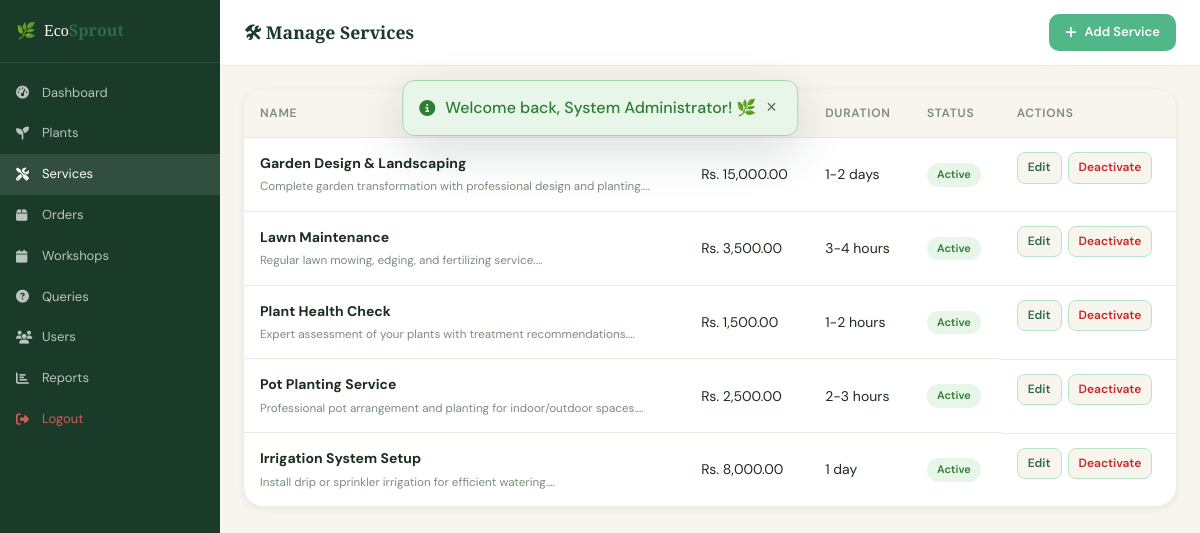
Screenshot of /admin/services.php (signed in) with the database file from the repository.
### tables this page shows
CREATE TABLE services (
    id INT AUTO_INCREMENT PRIMARY KEY,
    name VARCHAR(150) NOT NULL,
    description TEXT,
    price DECIMAL(10,2),
    duration VARCHAR(50),
    image VARCHAR(255),
    is_active TINYINT(1) DEFAULT 1,
    created_at TIMESTAMP DEFAULT CURRENT_TIMESTAMP
);

### includes/config.php (called while the page is built, shortened)
<?php
function isAdmin() {
    return isset($_SESSION['role']) && $_SESSION['role'] === 'admin';
}
function getFlash() {
    if (isset($_SESSION['flash'])) {
        $flash = $_SESSION['flash'];
        return $flash;
    }
    return null;
}
function formatPrice($price) {
    return 'Rs. ' . number_format((float)$price, 2);
}
?>

### admin/services.php (the view, shortened to what this page needs)
<?php
require_once '../includes/config.php';
$services = $conn->query("SELECT * FROM services ORDER BY created_at DESC");
?>
<!DOCTYPE html>
<html lang="en">
<head>
    <link rel="stylesheet" href="https://cdnjs.cloudflare.com/ajax/libs/font-awesome/6.5.0/css/all.min.css">
    <link rel="stylesheet" href="<?= SITE_URL ?>/css/style.css">
</head>
<body>
<?php $flash = getFlash(); if ($flash): ?>
<div class="flash-message flash-<?= $flash['type'] ?>" id="flashMsg" style="z-index:9999;"><i class="fas fa-info-circle"></i> <?= htmlspecialchars($flash['message']) ?><button onclick="document.getElementById('flashMsg').remove()" class="flash-close">&times;</button></div>
<?php endif; ?>
<div class="admin-wrap">
    <aside class="adm-sidebar">
        <div class="logo"><div style="display:flex;align-items:center;gap:8px;"><span>🌿</span><span class="logo-text">Eco<strong>Sprout</strong></span></div></div>
        <nav class="adm-nav" style="padding:10px 0;">
            <a href="<?= SITE_URL ?>/admin/dashboard.php"><i class="fas fa-tachometer-alt"></i> Dashboard</a>
            <a href="<?= SITE_URL ?>/admin/plants.php"><i class="fas fa-seedling"></i> Plants</a>
            <a href="<?= SITE_URL ?>/admin/services.php" class="active"><i class="fas fa-tools"></i> Services</a>
            <a href="<?= SITE_URL ?>/admin/orders.php"><i class="fas fa-box"></i> Orders</a>
            <a href="<?= SITE_URL ?>/admin/workshops.php"><i class="fas fa-calendar"></i> Workshops</a>
            <a href="<?= SITE_URL ?>/admin/queries.php"><i class="fas fa-question-circle"></i> Queries</a>
            <?php if (isAdmin()): ?><a href="<?= SITE_URL ?>/admin/users.php"><i class="fas fa-users"></i> Users</a><a href="<?= SITE_URL ?>/admin/reports.php"><i class="fas fa-chart-bar"></i> Reports</a><?php endif; ?>
            <a href="<?= SITE_URL ?>/logout.php" style="color:rgba(255,100,100,.8);"><i class="fas fa-sign-out-alt"></i> Logout</a>
        </nav>
    </aside>
    <div class="adm-main">
        <div class="adm-topbar">
            <h2 style="margin:0;font-size:1.1rem;">🛠 Manage Services</h2>
            <a href="<?= SITE_URL ?>/admin/services.php?action=add" class="btn-primary" style="padding:8px 16px;font-size:13px;"><i class="fas fa-plus"></i> Add Service</a>
        </div>
        <div class="adm-content">
            <div style="background:white;border-radius:var(--radius-lg);overflow:hidden;box-shadow:var(--shadow-sm);">
                <table class="data-table">
                    <thead><tr><th>Name</th><th>Price</th><th>Duration</th><th>Status</th><th>Actions</th></tr></thead>
                    <tbody>
                        <?php while ($s = $services->fetch_assoc()): ?>
                        <tr>
                            <td><strong><?= htmlspecialchars($s['name']) ?></strong><br><small style="color:var(--text-light);"><?= htmlspecialchars(substr($s['description'] ?? '', 0, 80)) ?>...</small></td>
                            <td><?= formatPrice($s['price']) ?></td>
                            <td><?= htmlspecialchars($s['duration'] ?? 'Custom') ?></td>
                            <td><span class="badge <?= $s['is_active'] ? 'badge-success' : 'badge-error' ?>"><?= $s['is_active'] ? 'Active' : 'Inactive' ?></span></td>
                            <td style="display:flex;gap:6px;">
                                <a href="<?= SITE_URL ?>/admin/services.php?action=edit&id=<?= $s['id'] ?>" class="btn-view" style="padding:5px 10px;font-size:12px;">Edit</a>
                                <?php if ($s['is_active']): ?><a href="<?= SITE_URL ?>/admin/services.php?delete=<?= $s['id'] ?>" onclick="return confirm('Deactivate this service?')" class="btn-view" style="padding:5px 10px;font-size:12px;color:var(--error);">Deactivate</a><?php endif; ?>
                            </td>
                        </tr>
                        <?php endwhile; ?>
                    </tbody>
                </table>
            </div>
        </div>
    </div>
</div>
</body>
</html>

### css/style.css (style rules this page uses)
:root { --green-dark: #1a3a2a; --green-mid: #2d6a4f; --green-light: #52b788; --green-pale: #b7e4c7; --cream: #f8f4ee; --cream-dark: #ede8df; --brown: #7c5c3c; --brown-light: #c4956a; --gold: #d4a843; --text-dark: #1c2e1c; --text-mid: #4a5e4a; --text-light: #7a8f7a; --white: #ffffff; --error: #c62828; --success: #2e7d32; --warning: #e65100; --shadow-sm: 0 2px 8px rgba(26,58,42,.08); --shadow-md: 0 6px 24px rgba(26,58,42,.12); --shadow-lg: 0 16px 48px rgba(26,58,42,.16); --radius: 12px; --radius-lg: 20px; --transition: all .3s cubic-bezier(.4,0,.2,1); }
*, *::before, *::after { box-sizing: border-box; margin: 0; padding: 0; }
html { scroll-behavior: smooth; }
body { font-family: 'DM Sans', sans-serif; background: var(--cream); color: var(--text-dark); line-height: 1.6; font-size: 16px; }
h1, h2, h3, h4, h5 { font-family: 'Playfair Display', serif; line-height: 1.2; color: var(--green-dark); }
a { color: inherit; text-decoration: none; transition: var(--transition); }
.flash-message { position: fixed; top: 80px; left: 50%; transform: translateX(-50%); z-index: 9999; padding: 14px 20px 14px 16px; border-radius: var(--radius); font-weight: 500; display: flex; align-items: center; gap: 10px; box-shadow: var(--shadow-lg); min-width: 300px; max-width: 500px; animation: slideDown .4s ease; }
.flash-success { background: #e8f5e9; color: var(--success); border: 1px solid #a5d6a7; }
.flash-close { margin-left: auto; background: none; border: none; font-size: 18px; cursor: pointer; opacity: .6; }
.logo-text { font-family: 'Playfair Display', serif; font-size: 22px; color: var(--green-dark); }
.logo-text strong { color: var(--green-mid); }
.btn-primary { display: inline-flex; align-items: center; gap: 8px; padding: 14px 28px; background: var(--green-light); color: white; border-radius: 10px; font-weight: 600; font-size: 15px; border: none; cursor: pointer; transition: var(--transition); }
.btn-view { display: flex; align-items: center; gap: 6px; padding: 8px 14px; background: var(--cream); color: var(--green-mid); border-radius: 8px; font-size: 13px; font-weight: 600; border: 1.5px solid var(--green-pale); cursor: pointer; transition: var(--transition); }
.data-table { width: 100%; border-collapse: collapse; background: white; border-radius: var(--radius); overflow: hidden; box-shadow: var(--shadow-sm); }
.data-table th { padding: 14px 16px; text-align: left; font-size: 12px; font-weight: 600; text-transform: uppercase; letter-spacing: .06em; color: var(--text-light); background: var(--cream); }
.data-table td { padding: 14px 16px; border-top: 1px solid var(--cream-dark); font-size: 14px; vertical-align: middle; }
.badge { display: inline-flex; align-items: center; padding: 3px 10px; border-radius: 50px; font-size: 11px; font-weight: 600; }
.badge-success { background: #e8f5e9; color: var(--success); }

### admin/services.php (style rules this page uses)
body { margin:0 }
.admin-wrap { display:flex;min-height:100vh }
.adm-sidebar { width:220px;background:var(--green-dark);position:fixed;top:0;left:0;bottom:0;z-index:100;overflow-y:auto }
.adm-sidebar .logo { padding:18px 16px;border-bottom:1px solid rgba(255,255,255,.1) }
.adm-sidebar .logo .logo-text { color:white;font-size:16px }
.adm-nav a { display:flex;align-items:center;gap:10px;padding:10px 16px;font-size:13px;color:rgba(255,255,255,.7) }
.adm-nav a:hover,.adm-nav a.active { background:rgba(255,255,255,.1);color:white }
.adm-nav a i { width:16px }
.adm-main { margin-left:220px;flex:1;background:var(--cream) }
.adm-topbar { background:white;padding:14px 24px;border-bottom:1px solid var(--cream-dark);display:flex;align-items:center;justify-content:space-between }
.adm-content { padding:24px }

### rows the page displays
services: name "Garden Design & Landscaping", description "Complete garden transformation with professional design and planting.", price "Rs. 15,000.00", duration "1-2 days", is_active "Active"
services: name "Lawn Maintenance", description "Regular lawn mowing, edging, and fertilizing service.", price "Rs. 3,500.00", duration "3-4 hours", is_active "Active"
services: name "Plant Health Check", description "Expert assessment of your plants with treatment recommendations.", price "Rs. 1,500.00", duration "1-2 hours", is_active "Active"
services: name "Pot Planting Service", description "Professional pot arrangement and planting for indoor/outdoor spaces.", price "Rs. 2,500.00", duration "2-3 hours", is_active "Active"
services: name "Irrigation System Setup", description "Install drip or sprinkler irrigation for efficient watering.", price "Rs. 8,000.00", duration "1 day", is_active "Active"

### other values shown
$flash['message'] "Welcome back, System Administrator! 🌿"
